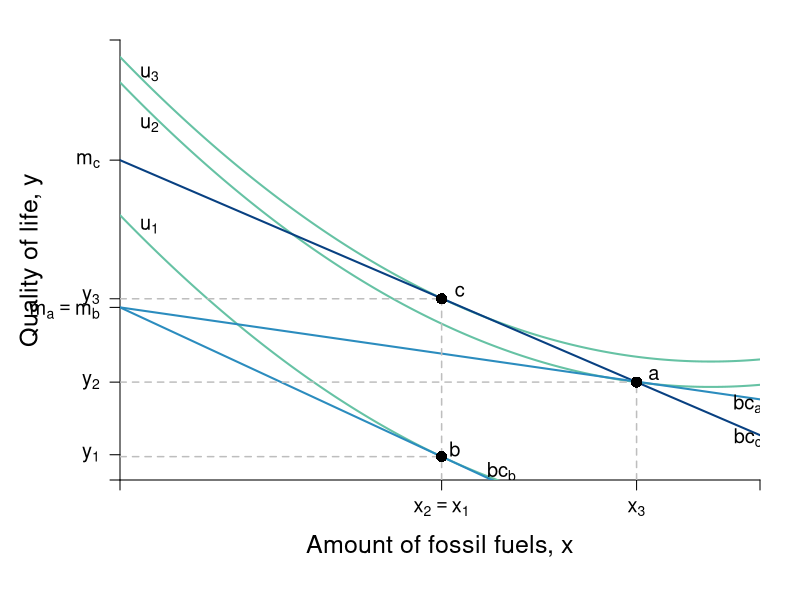

The R source for this figure:
require(shape)
pdf(file = "indmarketdemand/carbon_tax_2.pdf", width = 9, height = 7)

#Set parameters for graphics
axislabelsize <- 1.5
labelsize <- 1.2
graphlinewidth <- 2
segmentlinewidth <- 1.5

COL <- c("#7fc97f", "#beaed4", "#fdc086", "#ffff99", "#386cb0", "#f0027f", "#bf5b17", "#666666")
COLA <- c("#e0f3db", "#99d8c9","#66c2a4","#41ae76", "#238b45", "#005824")
COLB <- c("#c6dbef", "#4eb3d3", "#2b8cbe", "#0868ac","#084081")
COLC <- c("#fcfbfd", "#efedf5", "#dadaeb", "#bcbddc", "#9e9ac8", "#807dba", "#6a51a3", "#54278f", "#3f007d")

par(mar =  c(6, 6, 2, 2))

mrsA <- function(x, rmax = 10, xmax = 20) {
  rmax - (rmax/xmax)*x
}


uA <- function(x, y, rmax = 3, xmax = 12) {
  y - rmax*x + (1/2)*(rmax/xmax)*x^2
}

indiffA1 <- function(x, uA = 10, rmax = 2.5, xmax = 10) {
  uA - rmax*x + (1/2)*(rmax/xmax)*(x^2)
}

offerCurve <- function(x, w, rmax = 2, xmax = 12) {
  w - rmax*x + (rmax/xmax)*x^2
}

bcA <- function(x, w, p) {
  w - p*x
}


xlims <- c(0, 13)
ylims <- c(0, 26)

npts <- 501 
x <- seq(xlims[1], xlims[2], length.out = npts)
y <- seq(ylims[1], ylims[2], length.out = npts) 
#a <- c(13, 16.75, 19.25)
a <- c(25.65, 23.5, 15)

plot(0, 0, xlim = xlims, ylim = ylims, type = "n",
     xlab = expression(paste("")),
     ylab = expression(paste("")), 
     xaxt = "n", 
     yaxt = "n", 
     cex.lab = axislabelsize, 
     bty = "n",
     xaxs="i", 
     yaxs="i")

# ticksy <- seq(from = ylims[1], to = ylims[2], by = 1)
# ylabels <- seq(from = ylims[1], to = ylims[2], by = 1)
# ticksx <- seq(from = xlims[1], to = xlims[2], by = 1)
# xlabels <- seq(from = xlims[1], to = xlims[2], by = 1)
ticksy <- c(0, 1.492, 5.784, 10.2, 10.709, 18.9, ylims[2])
ticksy_mod <- c(10, 10.8)
ylabels_mod <- c(expression(paste(m[a] == m[b])), expression(paste(y[3])))
ylabels <- c(NA, expression(paste(y[1])), expression(paste(y[2])), NA, NA, expression(paste(m[c])), NA)
ticksx <- c(0, 6.533, 10.493, xlims[2])
xlabels <- c(NA, expression(paste(x[2] == x[1])), expression(paste(x[3])), NA)

axis(1, at = ticksx, pos = 0, labels = xlabels, cex.axis = labelsize)
axis(2, at = ticksy_mod, pos = 0, labels = ylabels_mod, tick = FALSE, las = 1, cex.axis = labelsize)
axis(2, at = ticksy, pos = 0, las = 1, labels = ylabels, cex.axis = labelsize)

npts <- 500 
xx1 <- seq(xlims[1], xlims[2], length.out = npts)

lines(xx1, uA(xx1, y = 15.65), col = COLA[3], lwd = graphlinewidth)
lines(xx1, uA(xx1, y = 23.5), col = COLA[3], lwd = graphlinewidth)
lines(xx1, uA(xx1, y = 25), col = COLA[3], lwd = graphlinewidth)

#lines(xx1, bcA(xx1, w = 10, p = 1.5), col = COLB[3], lwd = graphlinewidth)
lines(xx1, bcA(xx1, w = 18.9, p = 1.25), col = COLB[5], lwd = graphlinewidth)
lines(xx1, bcA(xx1, w = 10.2, p = 1.35), col = COLB[3], lwd = graphlinewidth)
lines(xx1, bcA(xx1, w = 10.2, p = 0.418), col = COLB[3], lwd = graphlinewidth)

#Label the axes
#mtext(expression(paste("Fossil fuels, ", x)), side=1, line = 2.5, cex = axislabelsize)
text(0.5*xlims[2], ylims[1] - 0.15*ylims[2], expression(paste("Amount of fossil fuels, ", x)), xpd = TRUE, cex = axislabelsize) 
text(-1.8, 0.5*ylims[2], expression(paste("Quality of life, ", y)), xpd = TRUE, cex = axislabelsize, srt = 90) 

#Label the indifference curves
#text(11.8, 1.3, expression(u[1]), cex = labelsize)


#Label the price lines
#text(8, 1.7, expression(paste(bc[1])))


#Add the contour plot for the indifference curves
#contour(x, y, 
#        outer(x, y, uA),
#        drawlabels = FALSE,
#        col = COLA[3],
#        lwd = graphlinewidth,
#        levels = a, 
#        xaxs="i", 
#        yaxs="i", 
#        add = TRUE)

#Segments for points on Offer curve
segments(0, 10.709, 6.553, 10.709, lty = 2, col = "gray" , lwd = segmentlinewidth)
segments(6.533, 0, 6.533, 10.709, lty = 2, col = "gray" , lwd = segmentlinewidth)
segments(0, 1.38, 6.553, 1.38, lty = 2, col = "gray" , lwd = segmentlinewidth)
segments(10.493, 0, 10.493, 5.784, lty = 2, col = "gray" , lwd = segmentlinewidth)
segments(0, 5.784, 10.493, 5.784, lty = 2, col = "gray" , lwd = segmentlinewidth)
#segments(10.5, 0, 10.5, 7.375, lty = 2, col = "gray" , lwd = segmentlinewidth)

#Annotate points on offer curve mrs = p for each of p = 1, 0.5, 0.25
#Where mrs = 2 - (1/6)*x
points(6.533, 10.709, pch = 16, col = "black", cex = 1.5)
points(10.493, 5.784, pch = 16, col = "black", cex = 1.5)
points(6.533, 1.38, pch = 16, col = "black", cex = 1.5)

text(10.493 + .35, 5.784 + .45, expression(paste(a)), cex = labelsize)
text(6.45  + .35, 1.38 + .45, expression(paste(b)), cex = labelsize)
text(6.553 + .35, 10.709 + .45, expression(paste(c)), cex = labelsize)

text(0.6, 15, expression(paste(u[1])), cex = labelsize)
text(0.6, 21, expression(paste(u[2])), cex = labelsize)
text(0.6, 24, expression(paste(u[3])), cex = labelsize)


text(7.75, 0.5, expression(paste(bc[b])), cex = labelsize)
text(12.75, 4.5, expression(paste(bc[a])), cex = labelsize)
text(12.75, 2.5, expression(paste(bc[c])), cex = labelsize)

dev.off()
